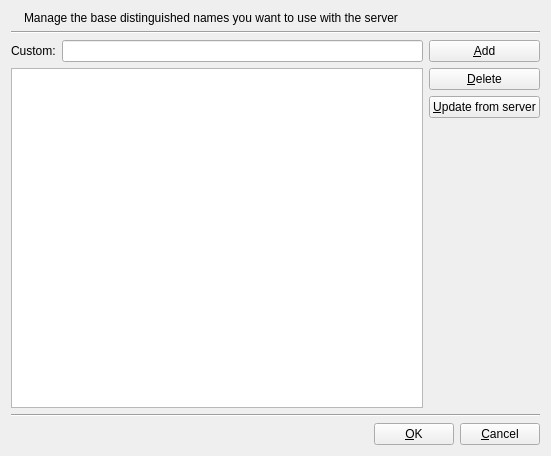
<?xml version="1.0" encoding="UTF-8"?>
<ui version="4.0">
 <class>BaseSelectorDesign</class>
 <widget class="QDialog" name="BaseSelectorDesign">
  <property name="geometry">
   <rect>
    <x>0</x>
    <y>0</y>
    <width>551</width>
    <height>456</height>
   </rect>
  </property>
  <property name="windowTitle">
   <string>Select Base DNs</string>
  </property>
  <layout class="QVBoxLayout">
   <item>
    <layout class="QGridLayout">
     <item row="0" column="1">
      <widget class="QLabel" name="baseLabel">
       <property name="text">
        <string>Manage the base distinguished names you want to use with the server</string>
       </property>
       <property name="alignment">
        <set>Qt::AlignVCenter</set>
       </property>
       <property name="wordWrap">
        <bool>true</bool>
       </property>
      </widget>
     </item>
     <item row="0" column="0">
      <widget class="QLabel" name="pixmapLabel1">
       <property name="sizePolicy">
        <sizepolicy hsizetype="Fixed" vsizetype="Fixed">
         <horstretch>0</horstretch>
         <verstretch>0</verstretch>
        </sizepolicy>
       </property>
       <property name="pixmap">
        <pixmap/>
       </property>
       <property name="scaledContents">
        <bool>true</bool>
       </property>
       <property name="wordWrap">
        <bool>false</bool>
       </property>
      </widget>
     </item>
     <item row="1" column="0" colspan="2">
      <widget class="Line" name="line2">
       <property name="frameShape">
        <enum>QFrame::HLine</enum>
       </property>
       <property name="frameShadow">
        <enum>QFrame::Sunken</enum>
       </property>
      </widget>
     </item>
    </layout>
   </item>
   <item>
    <layout class="QGridLayout">
     <item row="3" column="2">
      <spacer>
       <property name="orientation">
        <enum>Qt::Vertical</enum>
       </property>
       <property name="sizeType">
        <enum>QSizePolicy::Expanding</enum>
       </property>
       <property name="sizeHint" stdset="0">
        <size>
         <width>21</width>
         <height>150</height>
        </size>
       </property>
      </spacer>
     </item>
     <item row="0" column="0">
      <widget class="QLabel" name="textLabel2">
       <property name="text">
        <string>Custom:</string>
       </property>
       <property name="wordWrap">
        <bool>false</bool>
       </property>
      </widget>
     </item>
     <item row="1" column="2">
      <widget class="QPushButton" name="deleteButton">
       <property name="text">
        <string>&amp;Delete</string>
       </property>
       <property name="shortcut">
        <string>Alt+D</string>
       </property>
       <property name="autoDefault">
        <bool>false</bool>
       </property>
      </widget>
     </item>
     <item row="1" column="0" rowspan="3" colspan="2">
      <widget class="QListWidget" name="baseView">
       <property name="selectionMode">
        <enum>QAbstractItemView::ExtendedSelection</enum>
       </property>
      </widget>
     </item>
     <item row="0" column="1">
      <widget class="QLineEdit" name="baseEdit"/>
     </item>
     <item row="0" column="2">
      <widget class="QPushButton" name="addButton">
       <property name="text">
        <string>&amp;Add</string>
       </property>
       <property name="shortcut">
        <string>Alt+A</string>
       </property>
       <property name="autoDefault">
        <bool>false</bool>
       </property>
       <property name="default">
        <bool>false</bool>
       </property>
      </widget>
     </item>
     <item row="2" column="2">
      <widget class="QPushButton" name="updateButton">
       <property name="text">
        <string>&amp;Update from server</string>
       </property>
       <property name="shortcut">
        <string>Alt+U</string>
       </property>
       <property name="autoDefault">
        <bool>false</bool>
       </property>
      </widget>
     </item>
    </layout>
   </item>
   <item>
    <layout class="QGridLayout">
     <item row="0" column="0" colspan="3">
      <widget class="Line" name="line3">
       <property name="frameShape">
        <enum>QFrame::HLine</enum>
       </property>
       <property name="frameShadow">
        <enum>QFrame::Sunken</enum>
       </property>
      </widget>
     </item>
     <item row="1" column="0">
      <spacer>
       <property name="orientation">
        <enum>Qt::Horizontal</enum>
       </property>
       <property name="sizeType">
        <enum>QSizePolicy::Expanding</enum>
       </property>
       <property name="sizeHint" stdset="0">
        <size>
         <width>391</width>
         <height>20</height>
        </size>
       </property>
      </spacer>
     </item>
     <item row="1" column="2">
      <widget class="QPushButton" name="cancelButton">
       <property name="text">
        <string>&amp;Cancel</string>
       </property>
       <property name="shortcut">
        <string>Alt+C</string>
       </property>
       <property name="autoDefault">
        <bool>false</bool>
       </property>
       <property name="default">
        <bool>false</bool>
       </property>
      </widget>
     </item>
     <item row="1" column="1">
      <widget class="QPushButton" name="okButton">
       <property name="text">
        <string>&amp;OK</string>
       </property>
       <property name="shortcut">
        <string>Alt+O</string>
       </property>
       <property name="autoDefault">
        <bool>false</bool>
       </property>
       <property name="default">
        <bool>false</bool>
       </property>
      </widget>
     </item>
    </layout>
   </item>
  </layout>
 </widget>
 <layoutdefault spacing="6" margin="11"/>
 <tabstops>
  <tabstop>baseEdit</tabstop>
  <tabstop>addButton</tabstop>
  <tabstop>baseView</tabstop>
  <tabstop>deleteButton</tabstop>
  <tabstop>updateButton</tabstop>
  <tabstop>okButton</tabstop>
  <tabstop>cancelButton</tabstop>
 </tabstops>
 <resources/>
 <connections>
  <connection>
   <sender>okButton</sender>
   <signal>clicked()</signal>
   <receiver>BaseSelectorDesign</receiver>
   <slot>accept()</slot>
   <hints>
    <hint type="sourcelabel">
     <x>385</x>
     <y>443</y>
    </hint>
    <hint type="destinationlabel">
     <x>377</x>
     <y>295</y>
    </hint>
   </hints>
  </connection>
  <connection>
   <sender>cancelButton</sender>
   <signal>clicked()</signal>
   <receiver>BaseSelectorDesign</receiver>
   <slot>reject()</slot>
   <hints>
    <hint type="sourcelabel">
     <x>466</x>
     <y>443</y>
    </hint>
    <hint type="destinationlabel">
     <x>442</x>
     <y>298</y>
    </hint>
   </hints>
  </connection>
  <connection>
   <sender>addButton</sender>
   <signal>clicked()</signal>
   <receiver>BaseSelectorDesign</receiver>
   <slot>addBase()</slot>
   <hints>
    <hint type="sourcelabel">
     <x>439</x>
     <y>60</y>
    </hint>
    <hint type="destinationlabel">
     <x>338</x>
     <y>113</y>
    </hint>
   </hints>
  </connection>
  <connection>
   <sender>deleteButton</sender>
   <signal>clicked()</signal>
   <receiver>BaseSelectorDesign</receiver>
   <slot>deleteBase()</slot>
   <hints>
    <hint type="sourcelabel">
     <x>439</x>
     <y>89</y>
    </hint>
    <hint type="destinationlabel">
     <x>348</x>
     <y>80</y>
    </hint>
   </hints>
  </connection>
  <connection>
   <sender>updateButton</sender>
   <signal>clicked()</signal>
   <receiver>BaseSelectorDesign</receiver>
   <slot>addServerBase()</slot>
   <hints>
    <hint type="sourcelabel">
     <x>439</x>
     <y>118</y>
    </hint>
    <hint type="destinationlabel">
     <x>453</x>
     <y>9</y>
    </hint>
   </hints>
  </connection>
  <connection>
   <sender>baseEdit</sender>
   <signal>returnPressed()</signal>
   <receiver>BaseSelectorDesign</receiver>
   <slot>addBase()</slot>
   <hints>
    <hint type="sourcelabel">
     <x>88</x>
     <y>60</y>
    </hint>
    <hint type="destinationlabel">
     <x>250</x>
     <y>227</y>
    </hint>
   </hints>
  </connection>
 </connections>
 <slots>
  <slot>addBase()</slot>
 </slots>
</ui>
